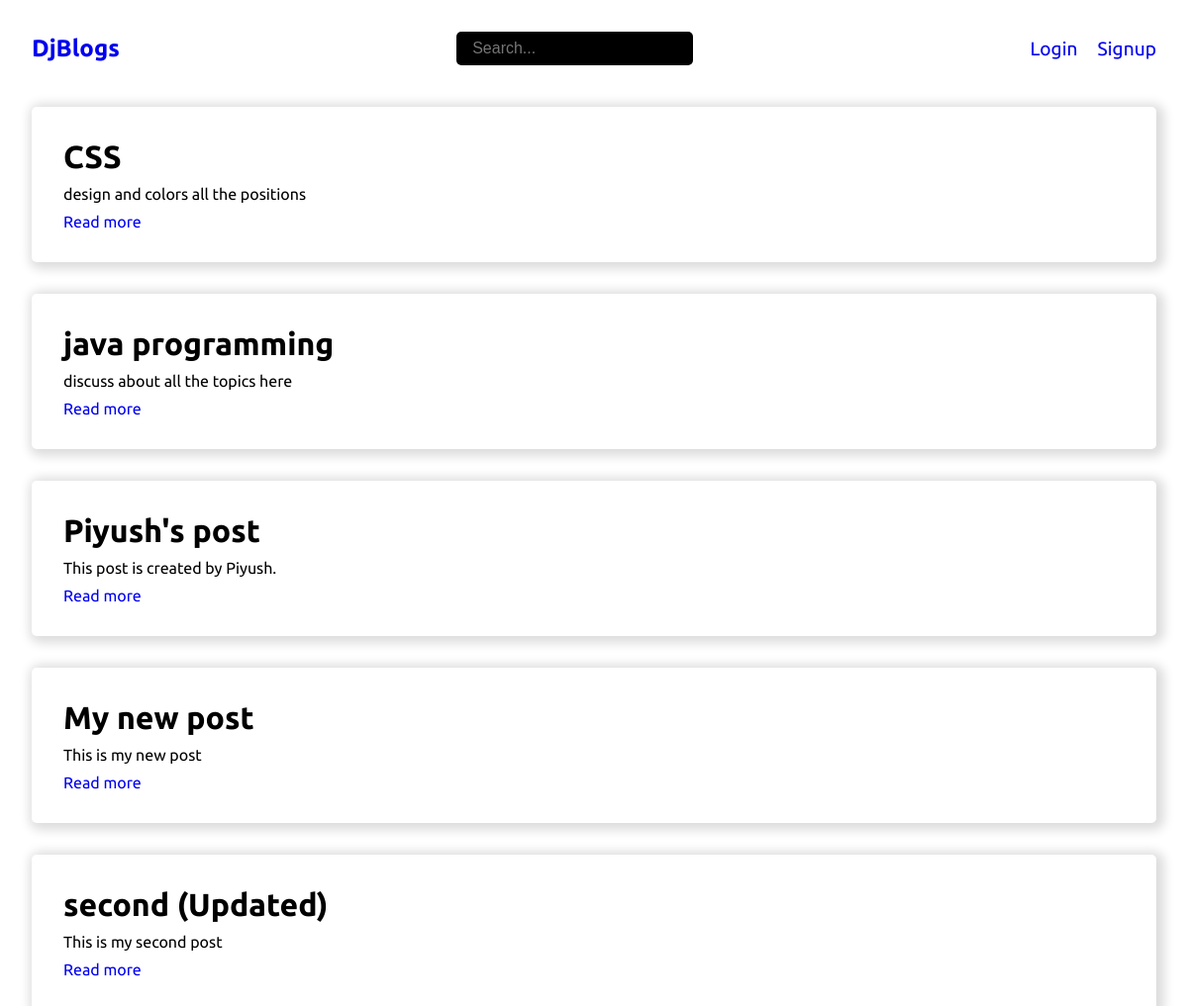
The page / on the database its author committed.
### base/models.py (models this page shows, shortened)
class Post(models.Model):
    title = models.CharField(max_length=100)
    body = models.TextField()
    author = models.ForeignKey(User, on_delete=models.CASCADE)
    created = models.DateTimeField(auto_now_add=True)
    updated = models.DateTimeField(auto_now=True)
    class Meta:
        ordering = ["-created"]

### base/views.py (the view)
# urls.py: path("", views.index, name="home"),
def index(request):
    posts = search_posts(request)
    context = { "posts": posts }
    return render(request, "index.html", context)

### base/views.py (called while the page is built)
def search_posts(request):
    post_search = ""
    if request.GET.get("search"):
        post_search = request.GET.get('search')
    posts = Post.objects.filter(Q(title__icontains=post_search) | Q(body__icontains=post_search))
    return posts

### templates/index.html
{% extends 'base.html' %}
{% block content %}
    <div class="container">
        {% include "components/posts.html" %}
    </div>
{% endblock content %}

### templates/components/posts.html
{% for post in posts %}
<div class="blog">
  <h1>{{post.title}}</h1>
  <p>{{post.body}}</p>
  <a href="{% url 'post_detail' post.id %}">Read more</a>
</div>
{% empty %}
  <h1>No posts to show</h1>
{% endfor %}

### static/css/styles.css (style rules this page uses)
* { margin: 0; padding: 0; box-sizing: border-box; }
html { overflow: hidden; }
body { font-family: 'Ubuntu', sans-serif; overflow: hidden; }
a { text-decoration: none; }
.container { padding: 0 2rem; padding-bottom: 10px; }
.blog { box-shadow: 3px 2px 11px 5px gainsboro; padding: 2rem; border-radius: 5px; margin-top: 2rem; }
.blog:first-child { margin-top: 10px; }
.blog a { transition: all 0.3s; }
.blog p { margin: 10px 0; }

### rows shown on the page
Post: title "CSS", body "design and colors all the positions"
Post: title "java programming", body "discuss about all the topics here"
Post: title "Piyush's post", body "This post is created by Piyush."
Post: title "My new post", body "This is my new post"
Post: title "second (Updated)", body "This is my second post"
